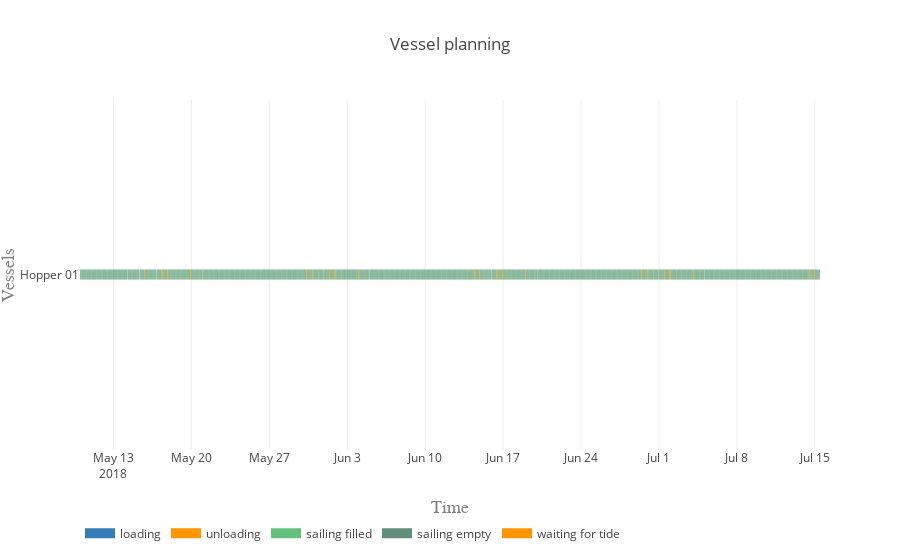

Source (notebook cell):
### Markdown cell above
## 7. Postprocessing

### Code cell
plot.vessel_planning(vessels, activities, colors)

### Figure 1 — Plotly figure (JSON) as saved in the notebook; plotly's stock layout.template omitted (floating-point values rounded to 4 significant figures; data arrays with more than 128 entries replaced by an {"elided": "..."} marker saying what was removed)
{"data": [{"connectgaps": false, "hoverinfo": "y+name", "line": {"color": "rgb(55,126,184)", "width": 10}, "mode": "lines", "name": "loading", "type": "scatter", "uid": "99f9074d-4711-487e-8534-0b59ab3e6262", "x": {"elided": "5840 str values"}, "y": {"elided": "5840 str values"}}, {"connectgaps": false, "hoverinfo": "y+name", "line": {"color": "rgb(255,150,0)", "width": 10}, "mode": "lines", "name": "unloading", "type": "scatter", "uid": "0a445d81-7439-4f79-822c-f75aaaa7115f", "x": {"elided": "5840 str values"}, "y": {"elided": "5840 str values"}}, {"connectgaps": false, "hoverinfo": "y+name", "line": {"color": "rgb(98, 192, 122)", "width": 10}, "mode": "lines", "name": "sailing filled", "type": "scatter", "uid": "40497e91-3269-43c2-9bb2-a2d381335be5", "x": {"elided": "2920 str values"}, "y": {"elided": "2920 str values"}}, {"connectgaps": false, "hoverinfo": "y+name", "line": {"color": "rgb(98, 141, 122)", "width": 10}, "mode": "lines", "name": "sailing empty", "type": "scatter", "uid": "f3294b9b-0f0c-4f67-9473-ec37eea6d230", "x": {"elided": "2915 str values"}, "y": {"elided": "2915 str values"}}, {"connectgaps": false, "hoverinfo": "y+name", "line": {"color": "rgb(400, 150, 0)", "width": 10}, "mode": "lines", "name": "waiting for tide", "type": "scatter", "uid": "07509b4c-0593-433f-853a-6ee4147613bb", "x": {"elided": "235 str values"}, "y": {"elided": "235 str values"}}], "layout": {"hovermode": "closest", "legend": {"orientation": "h", "x": 0, "y": -0.2}, "title": {"text": "Vessel planning"}, "xaxis": {"range": ["2018-05-10", "2018-07-15 11:05:51.371624"], "title": {"font": {"color": "#7f7f7f", "family": "Courier New, monospace", "size": 18}, "text": "Time"}}, "yaxis": {"title": {"font": {"color": "#7f7f7f", "family": "Courier New, monospace", "size": 18}, "text": "Vessels"}}}}
